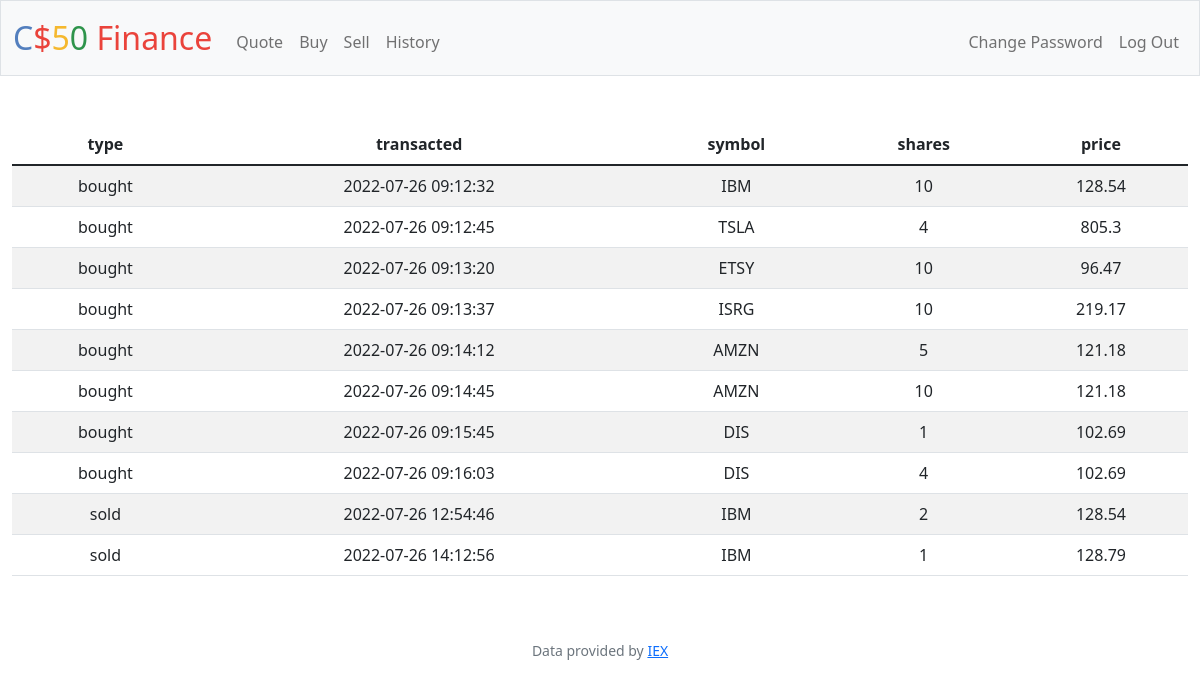
The app's page /history (signed in) with its own data.
### tables this page shows
CREATE TABLE journal (journal_id INTEGER PRIMARY KEY AUTOINCREMENT NOT NULL, symbol TEXT NOT NULL, shares NUMERIC NOT NULL, price NUMERIC NOT NULL, transacted TEXT NOT NULL, buyer_id NUMERIC NOT NULL, type TEXT, FOREIGN KEY (buyer_id) REFERENCES users(id));

### app.py (the view)
@app.route("/history")
@login_required
def history():
    """Show portfolio of stocks"""
    j_portfolios = db.execute("SELECT type, transacted, symbol, shares, price FROM journal WHERE buyer_id = ?", session["user_id"])
    if not j_portfolios:
        return apology("You don't have any transactions!", 403)
    return render_template("history.html", portfolio=j_portfolios)

### app.py (called while the page is built)
@app.after_request
def after_request(response):
    response.headers["Cache-Control"] = "no-cache, no-store, must-revalidate"
    response.headers["Expires"] = 0
    response.headers["Pragma"] = "no-cache"
    return response

### helpers.py (called while the page is built)
def login_required(f):
    @wraps(f)
    def decorated_function(*args, **kwargs):
        if session.get("user_id") is None:
            return redirect("/login")
        return f(*args, **kwargs)
    return decorated_function

### templates/history.html (shortened to what this page needs)
{% extends "layout.html" %}
{% block main %}
<table class="table table-striped">
    <thead>
        <tr>
        {% for key in portfolio[0].keys() %}
            <th>{{ key }}</th>
        {% endfor %}
        </tr>
    </thead>
    <tbody>
    {% for portfolio_values in portfolio %}
        <tr>
            {% for value in portfolio_values.values() %}
                <td>{{ value }}</td>
            {% endfor %}
        </tr>
    {% endfor %}
    </tbody>
</table>
{% endblock %}

### records on screen
journal: type "bought", transacted "2022-07-26 09:12:32", symbol "IBM", values "10", price "128.54"
journal: type "bought", transacted "2022-07-26 09:12:45", symbol "TSLA", values "4", price "805.3"
journal: type "bought", transacted "2022-07-26 09:13:20", symbol "ETSY", values "10", price "96.47"
journal: type "bought", transacted "2022-07-26 09:13:37", symbol "ISRG", values "10", price "219.17"
journal: type "bought", transacted "2022-07-26 09:14:12", symbol "AMZN", values "5", price "121.18"
journal: type "bought", transacted "2022-07-26 09:14:45", symbol "AMZN", values "10", price "121.18"
journal: type "bought", transacted "2022-07-26 09:15:45", symbol "DIS", values "1", price "102.69"
journal: type "bought", transacted "2022-07-26 09:16:03", symbol "DIS", values "4", price "102.69"
journal: type "sold", transacted "2022-07-26 12:54:46", symbol "IBM", values "2", price "128.54"
journal: type "sold", transacted "2022-07-26 14:12:56", symbol "IBM", values "1", price "128.79"

### other values on screen
{{ key }} "type" "transacted" "symbol" "shares" "price"
